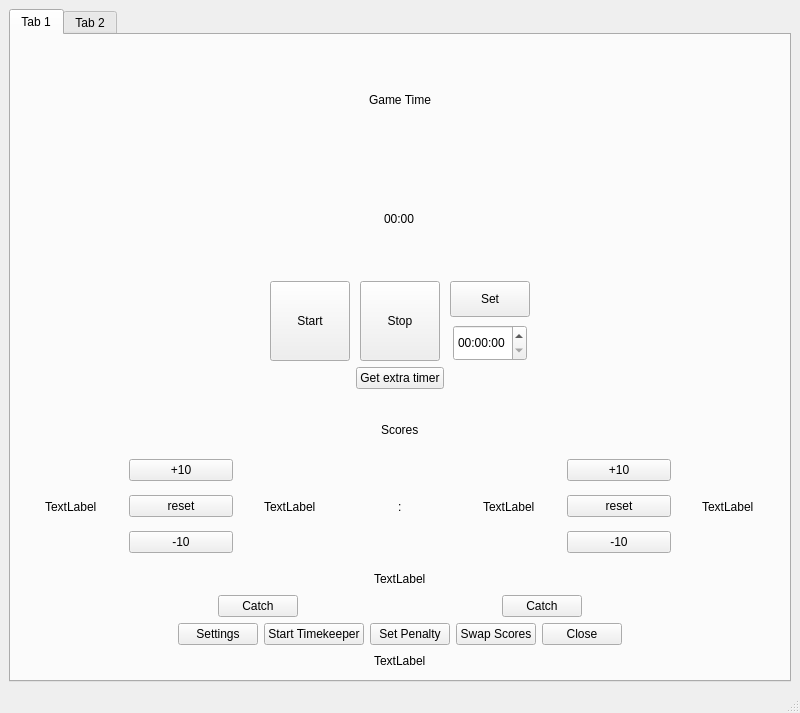
<?xml version="1.0" encoding="UTF-8"?>
<ui version="4.0">
 <class>MainWindow</class>
 <widget class="QMainWindow" name="MainWindow">
  <property name="geometry">
   <rect>
    <x>0</x>
    <y>0</y>
    <width>800</width>
    <height>713</height>
   </rect>
  </property>
  <property name="minimumSize">
   <size>
    <width>800</width>
    <height>600</height>
   </size>
  </property>
  <property name="windowTitle">
   <string>MainWindow</string>
  </property>
  <widget class="QWidget" name="centralwidget">
   <layout class="QVBoxLayout" name="verticalLayout">
    <item>
     <widget class="QTabWidget" name="tabWidget">
      <property name="currentIndex">
       <number>0</number>
      </property>
      <widget class="QWidget" name="tab">
       <property name="mouseTracking">
        <bool>false</bool>
       </property>
       <attribute name="title">
        <string>Tab 1</string>
       </attribute>
       <layout class="QVBoxLayout" name="verticalLayout_8">
        <item>
         <layout class="QVBoxLayout" name="verticalLayout_2">
          <item alignment="Qt::AlignHCenter">
           <widget class="QLabel" name="time_header">
            <property name="text">
             <string>Game Time</string>
            </property>
           </widget>
          </item>
          <item alignment="Qt::AlignHCenter">
           <widget class="QLabel" name="time_label">
            <property name="text">
             <string>00:00</string>
            </property>
           </widget>
          </item>
          <item>
           <layout class="QGridLayout" name="gridLayout">
            <property name="sizeConstraint">
             <enum>QLayout::SetDefaultConstraint</enum>
            </property>
            <property name="leftMargin">
             <number>0</number>
            </property>
            <property name="rightMargin">
             <number>0</number>
            </property>
            <item row="0" column="3">
             <layout class="QVBoxLayout" name="verticalLayout_4">
              <property name="spacing">
               <number>8</number>
              </property>
              <property name="sizeConstraint">
               <enum>QLayout::SetDefaultConstraint</enum>
              </property>
              <property name="leftMargin">
               <number>0</number>
              </property>
              <item alignment="Qt::AlignHCenter">
               <widget class="QPushButton" name="setTimer">
                <property name="maximumSize">
                 <size>
                  <width>80</width>
                  <height>80</height>
                 </size>
                </property>
                <property name="text">
                 <string>Set</string>
                </property>
               </widget>
              </item>
              <item alignment="Qt::AlignHCenter">
               <widget class="QTimeEdit" name="timeEdit">
                <property name="maximumSize">
                 <size>
                  <width>80</width>
                  <height>40</height>
                 </size>
                </property>
               </widget>
              </item>
             </layout>
            </item>
            <item row="1" column="2" alignment="Qt::AlignHCenter">
             <widget class="QPushButton" name="extratimerButton">
              <property name="text">
               <string>Get extra timer</string>
              </property>
             </widget>
            </item>
            <item row="0" column="0">
             <spacer name="horizontalSpacer_2">
              <property name="orientation">
               <enum>Qt::Horizontal</enum>
              </property>
              <property name="sizeHint" stdset="0">
               <size>
                <width>40</width>
                <height>20</height>
               </size>
              </property>
             </spacer>
            </item>
            <item row="0" column="1" alignment="Qt::AlignHCenter">
             <widget class="QPushButton" name="startTimer">
              <property name="minimumSize">
               <size>
                <width>0</width>
                <height>50</height>
               </size>
              </property>
              <property name="maximumSize">
               <size>
                <width>80</width>
                <height>80</height>
               </size>
              </property>
              <property name="layoutDirection">
               <enum>Qt::LeftToRight</enum>
              </property>
              <property name="text">
               <string>Start</string>
              </property>
             </widget>
            </item>
            <item row="0" column="4">
             <spacer name="horizontalSpacer_3">
              <property name="orientation">
               <enum>Qt::Horizontal</enum>
              </property>
              <property name="sizeHint" stdset="0">
               <size>
                <width>40</width>
                <height>20</height>
               </size>
              </property>
             </spacer>
            </item>
            <item row="0" column="2" alignment="Qt::AlignHCenter">
             <widget class="QPushButton" name="stopTimer">
              <property name="minimumSize">
               <size>
                <width>0</width>
                <height>50</height>
               </size>
              </property>
              <property name="maximumSize">
               <size>
                <width>80</width>
                <height>80</height>
               </size>
              </property>
              <property name="text">
               <string>Stop</string>
              </property>
             </widget>
            </item>
           </layout>
          </item>
          <item>
           <spacer name="horizontalSpacer">
            <property name="orientation">
             <enum>Qt::Horizontal</enum>
            </property>
            <property name="sizeHint" stdset="0">
             <size>
              <width>40</width>
              <height>20</height>
             </size>
            </property>
           </spacer>
          </item>
          <item alignment="Qt::AlignHCenter">
           <widget class="QLabel" name="score_header">
            <property name="maximumSize">
             <size>
              <width>16777215</width>
              <height>30</height>
             </size>
            </property>
            <property name="text">
             <string>Scores</string>
            </property>
           </widget>
          </item>
          <item>
           <layout class="QHBoxLayout" name="horizontalLayout_2">
            <item alignment="Qt::AlignHCenter">
             <widget class="QLabel" name="teamname_left">
              <property name="text">
               <string>TextLabel</string>
              </property>
              <property name="wordWrap">
               <bool>true</bool>
              </property>
             </widget>
            </item>
            <item>
             <layout class="QVBoxLayout" name="verticalLayout_3">
              <item>
               <widget class="QPushButton" name="add10_left">
                <property name="text">
                 <string>+10</string>
                </property>
               </widget>
              </item>
              <item>
               <widget class="QPushButton" name="resetscore_left">
                <property name="text">
                 <string>reset</string>
                </property>
               </widget>
              </item>
              <item>
               <widget class="QPushButton" name="sub10_left">
                <property name="text">
                 <string>-10</string>
                </property>
               </widget>
              </item>
             </layout>
            </item>
            <item alignment="Qt::AlignHCenter|Qt::AlignVCenter">
             <widget class="QLabel" name="score_left">
              <property name="text">
               <string>TextLabel</string>
              </property>
             </widget>
            </item>
            <item alignment="Qt::AlignHCenter">
             <widget class="QLabel" name="point">
              <property name="text">
               <string>:</string>
              </property>
             </widget>
            </item>
            <item alignment="Qt::AlignHCenter|Qt::AlignVCenter">
             <widget class="QLabel" name="score_right">
              <property name="text">
               <string>TextLabel</string>
              </property>
             </widget>
            </item>
            <item>
             <layout class="QVBoxLayout" name="verticalLayout_5">
              <item>
               <widget class="QPushButton" name="add10_right">
                <property name="text">
                 <string>+10</string>
                </property>
               </widget>
              </item>
              <item>
               <widget class="QPushButton" name="resetscore_right">
                <property name="text">
                 <string>reset</string>
                </property>
               </widget>
              </item>
              <item>
               <widget class="QPushButton" name="sub10_right">
                <property name="text">
                 <string>-10</string>
                </property>
               </widget>
              </item>
             </layout>
            </item>
            <item alignment="Qt::AlignHCenter">
             <widget class="QLabel" name="teamname_right">
              <property name="text">
               <string>TextLabel</string>
              </property>
              <property name="wordWrap">
               <bool>true</bool>
              </property>
             </widget>
            </item>
           </layout>
          </item>
          <item alignment="Qt::AlignHCenter">
           <widget class="QLabel" name="oss_label">
            <property name="maximumSize">
             <size>
              <width>16777215</width>
              <height>20</height>
             </size>
            </property>
            <property name="text">
             <string>TextLabel</string>
            </property>
           </widget>
          </item>
          <item>
           <layout class="QHBoxLayout" name="horizontalLayout_3">
            <item>
             <spacer name="horizontalSpacer_5">
              <property name="orientation">
               <enum>Qt::Horizontal</enum>
              </property>
              <property name="sizeHint" stdset="0">
               <size>
                <width>40</width>
                <height>20</height>
               </size>
              </property>
             </spacer>
            </item>
            <item>
             <widget class="QPushButton" name="snitchcatch_left">
              <property name="text">
               <string>Catch</string>
              </property>
             </widget>
            </item>
            <item>
             <spacer name="horizontalSpacer_4">
              <property name="orientation">
               <enum>Qt::Horizontal</enum>
              </property>
              <property name="sizeHint" stdset="0">
               <size>
                <width>40</width>
                <height>20</height>
               </size>
              </property>
             </spacer>
            </item>
            <item>
             <widget class="QPushButton" name="snitchcatch_right">
              <property name="text">
               <string>Catch</string>
              </property>
             </widget>
            </item>
            <item>
             <spacer name="horizontalSpacer_6">
              <property name="orientation">
               <enum>Qt::Horizontal</enum>
              </property>
              <property name="sizeHint" stdset="0">
               <size>
                <width>40</width>
                <height>20</height>
               </size>
              </property>
             </spacer>
            </item>
           </layout>
          </item>
          <item>
           <layout class="QHBoxLayout" name="horizontalLayout_4">
            <item>
             <spacer name="horizontalSpacer_7">
              <property name="orientation">
               <enum>Qt::Horizontal</enum>
              </property>
              <property name="sizeHint" stdset="0">
               <size>
                <width>40</width>
                <height>20</height>
               </size>
              </property>
             </spacer>
            </item>
            <item>
             <widget class="QPushButton" name="settingsButton">
              <property name="text">
               <string>Settings</string>
              </property>
             </widget>
            </item>
            <item>
             <widget class="QPushButton" name="timekeeperButton">
              <property name="text">
               <string>Start Timekeeper</string>
              </property>
             </widget>
            </item>
            <item>
             <widget class="QPushButton" name="penaltyButton">
              <property name="text">
               <string>Set Penalty</string>
              </property>
             </widget>
            </item>
            <item>
             <widget class="QPushButton" name="swapButton">
              <property name="text">
               <string>Swap Scores</string>
              </property>
             </widget>
            </item>
            <item>
             <widget class="QPushButton" name="closeButton">
              <property name="text">
               <string>Close</string>
              </property>
             </widget>
            </item>
            <item>
             <spacer name="horizontalSpacer_8">
              <property name="orientation">
               <enum>Qt::Horizontal</enum>
              </property>
              <property name="sizeHint" stdset="0">
               <size>
                <width>40</width>
                <height>20</height>
               </size>
              </property>
             </spacer>
            </item>
           </layout>
          </item>
          <item alignment="Qt::AlignHCenter">
           <widget class="QLabel" name="new_penalty_label">
            <property name="maximumSize">
             <size>
              <width>16777215</width>
              <height>20</height>
             </size>
            </property>
            <property name="text">
             <string>TextLabel</string>
            </property>
           </widget>
          </item>
         </layout>
        </item>
       </layout>
      </widget>
      <widget class="QWidget" name="tab_2">
       <attribute name="title">
        <string>Tab 2</string>
       </attribute>
       <layout class="QVBoxLayout" name="verticalLayout_7">
        <item>
         <layout class="QVBoxLayout" name="verticalLayout_9">
          <item>
           <layout class="QHBoxLayout" name="horizontalLayout">
            <item>
             <spacer name="horizontalSpacer_9">
              <property name="orientation">
               <enum>Qt::Horizontal</enum>
              </property>
              <property name="sizeHint" stdset="0">
               <size>
                <width>40</width>
                <height>20</height>
               </size>
              </property>
             </spacer>
            </item>
            <item>
             <widget class="QPushButton" name="scorecrawlButton">
              <property name="text">
               <string>Start Score Crawl</string>
              </property>
             </widget>
            </item>
            <item>
             <widget class="QPushButton" name="readGameIDs">
              <property name="text">
               <string>Read GameIDs</string>
              </property>
             </widget>
            </item>
            <item>
             <spacer name="horizontalSpacer_10">
              <property name="orientation">
               <enum>Qt::Horizontal</enum>
              </property>
              <property name="sizeHint" stdset="0">
               <size>
                <width>40</width>
                <height>20</height>
               </size>
              </property>
             </spacer>
            </item>
           </layout>
          </item>
         </layout>
        </item>
        <item>
         <widget class="QScrollArea" name="scrollArea">
          <property name="widgetResizable">
           <bool>true</bool>
          </property>
          <widget class="QWidget" name="scrollAreaWidgetContents_2">
           <property name="geometry">
            <rect>
             <x>0</x>
             <y>0</y>
             <width>748</width>
             <height>599</height>
            </rect>
           </property>
           <layout class="QVBoxLayout" name="verticalLayout_10"/>
          </widget>
         </widget>
        </item>
       </layout>
      </widget>
     </widget>
    </item>
   </layout>
  </widget>
  <widget class="QMenuBar" name="menubar">
   <property name="geometry">
    <rect>
     <x>0</x>
     <y>0</y>
     <width>800</width>
     <height>26</height>
    </rect>
   </property>
  </widget>
  <widget class="QStatusBar" name="statusbar"/>
 </widget>
 <resources/>
 <connections/>
</ui>
